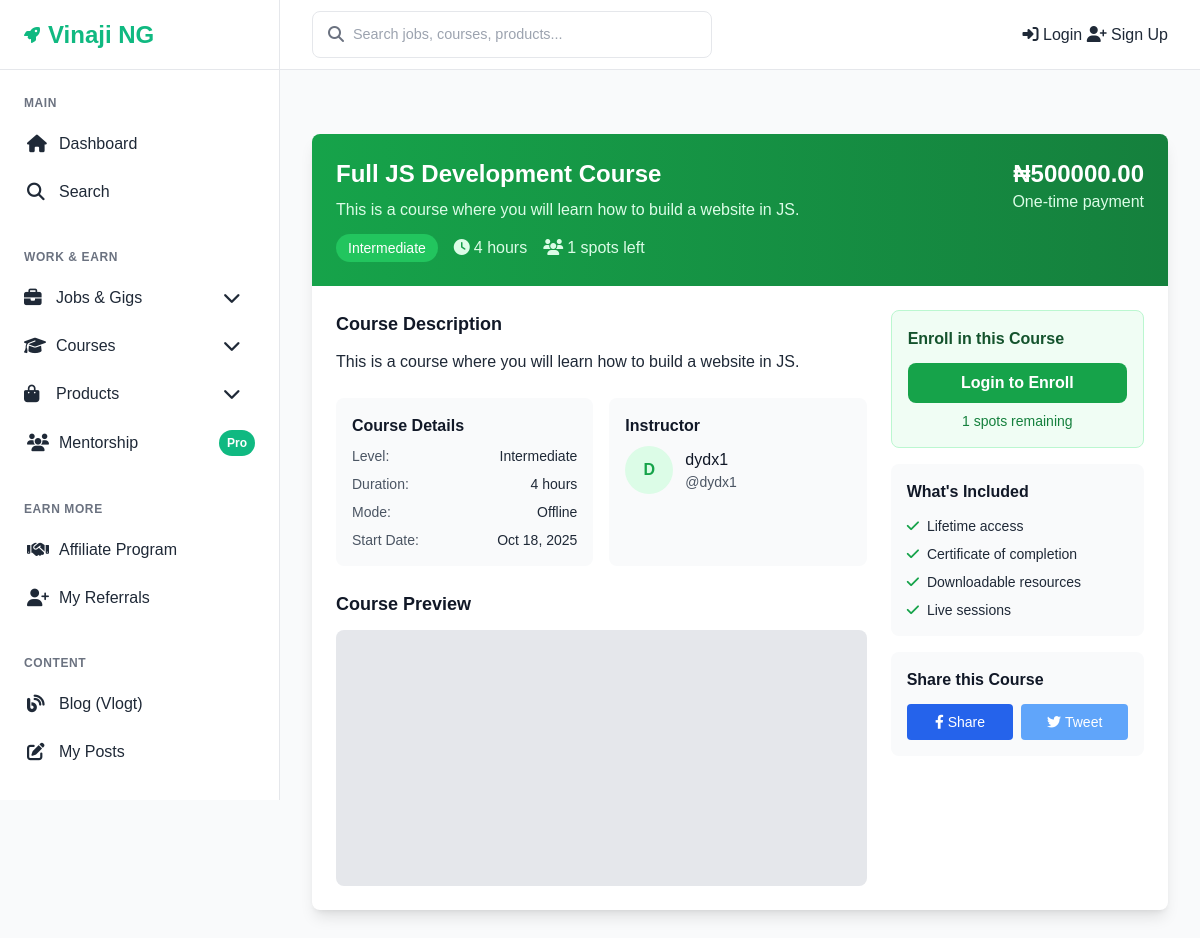
The page /courses/1/ on the database its author committed.
### courses/models.py (models this page shows, shortened)
class Course(models.Model):
    LEVELS = [
        ('beginner', 'Beginner'),
        ('intermediate', 'Intermediate'),
        ('advanced', 'Advanced'),
    ]
    MODES = [
        ('online', 'Online'),
        ('offline', 'Offline'),
        ('hybrid', 'Hybrid'),
    ]
    STATUS_CHOICES = [
        ('draft', 'Draft'),
        ('pending', 'Pending Approval'),
        ('approved', 'Approved'),
        ('rejected', 'Rejected'),
    ]
    title = models.CharField(max_length=200)
    description = models.TextField()
    category = models.ForeignKey(CourseCategory, on_delete=models.CASCADE, related_name='courses')
    level = models.CharField(max_length=20, choices=LEVELS, default='beginner')
    instructor = models.ForeignKey(settings.AUTH_USER_MODEL, on_delete=models.CASCADE, related_name='courses_taught')
    duration = models.PositiveIntegerField(help_text="Duration in hours")
    mode = models.CharField(max_length=20, choices=MODES, default='online')
    start_date = models.DateTimeField()
    is_self_paced = models.BooleanField(default=False)
    price = models.DecimalField(max_digits=10, decimal_places=2, default=0)
    spots_total = models.PositiveIntegerField(default=1)
    spots_left = models.PositiveIntegerField(default=1)
    preview_video = models.URLField(blank=True)
    thumbnail = models.ImageField(upload_to='course_thumbnails/', blank=True, null=True)
    status = models.CharField(max_length=20, choices=STATUS_CHOICES, default='draft')
    rejection_reason = models.TextField(blank=True)
    created_at = models.DateTimeField(auto_now_add=True)
    updated_at = models.DateTimeField(auto_now=True)
    category = models.ForeignKey(
        Category,
        on_delete=models.CASCADE,
        related_name='courses',
        limit_choices_to={'category_type': 'course'}  # only show "course" categories
    )
    class Meta:
        ordering = ['-created_at']
    @property
    def instructor_bio(self):
        return self.instructor.profile.bio
    def is_available(self):
        return (self.status == 'approved' and
                self.spots_left > 0 and
                (self.is_self_paced or self.start_date > timezone.now()))

### accounts/models.py (models this page shows, shortened)
class User(AbstractUser):
    SUBSCRIPTION_CHOICES = [
        ('starter', 'Starter'),
        ('pro', 'Pro'),
        ('mentorship', 'Mentorship'),
    ]
    subscription_level = models.CharField(
        max_length=20,
        choices=SUBSCRIPTION_CHOICES,
        default='starter'
    )
    referral_code = models.CharField(max_length=20, unique=True, blank=True)
    is_verified = models.BooleanField(default=False)
    date_updated = models.DateTimeField(auto_now=True)
    groups = models.ManyToManyField(
        Group,
        related_name="custom_user_groups",  # use "+" if you don’t need reverse access
        blank=True
    )
    user_permissions = models.ManyToManyField(
        Permission,
        related_name="custom_user_permissions",  # use "+" if you don’t need reverse access
        blank=True
    )
    def get_display_name(self):
        if self.first_name and self.last_name:
            return f"{self.first_name} {self.last_name}"
        return self.username

### courses/views.py (the view)
# urls.py: path('<int:pk>/', views.CourseDetailView.as_view(), name='course_detail'),
class CourseDetailView(DetailView):
    model = Course
    template_name = 'courses/detail.html'
    context_object_name = 'course'

### site_core/context_processors.py (called while the page is built)
def site_settings(request):
    return {
        'site_settings': SiteSetting.get_solo()
    }

### site_core/models.py (called while the page is built)
    @classmethod
    def get_solo(cls):
        obj, created = cls.objects.get_or_create(pk=1)
        return obj

### templates/courses/detail.html (shortened to what this page needs)
{% extends 'base.html' %}
{% block content %}
<div class="max-w-4xl mx-auto">
    <div class="bg-white rounded-lg shadow-lg overflow-hidden">
        <div class="bg-gradient-to-r from-green-600 to-green-700 p-6 text-white">
            <div class="flex justify-between items-start">
                <div class="flex-1">
                    <h1 class="text-2xl font-bold">{{ course.title }}</h1>
                    <p class="text-green-100 mt-2">{{ course.description|truncatewords:30 }}</p>
                    <div class="flex items-center space-x-4 mt-3">
                        <span class="bg-green-500 px-3 py-1 rounded-full text-sm">
                            {{ course.get_level_display }}
                        </span>
                        <span class="text-green-100">
                            <i class="fas fa-clock mr-1"></i>{{ course.duration }} hours
                        </span>
                        <span class="text-green-100">
                            <i class="fas fa-users mr-1"></i>{{ course.spots_left }} spots left
                        </span>
                    </div>
                </div>
                <div class="text-right">
                    <p class="text-2xl font-bold">₦{{ course.price }}</p>
                    <p class="text-green-100">One-time payment</p>
                </div>
            </div>
        </div>
        <div class="p-6">
            <div class="grid grid-cols-1 lg:grid-cols-3 gap-6">
                <div class="lg:col-span-2 space-y-6">
                    <div>
                        <h2 class="text-lg font-semibold text-gray-900 mb-3">Course Description</h2>
                        <div class="prose max-w-none">
                            {{ course.description|linebreaks }}
                        </div>
                    </div>
                    <div class="grid grid-cols-2 gap-4">
                        <div class="bg-gray-50 rounded-lg p-4">
                            <h3 class="font-semibold text-gray-900 mb-2">Course Details</h3>
                            <div class="space-y-2 text-sm">
                                <div class="flex justify-between">
                                    <span class="text-gray-600">Level:</span>
                                    <span class="font-medium">{{ course.get_level_display }}</span>
                                </div>
                                <div class="flex justify-between">
                                    <span class="text-gray-600">Duration:</span>
                                    <span class="font-medium">{{ course.duration }} hours</span>
                                </div>
                                <div class="flex justify-between">
                                    <span class="text-gray-600">Mode:</span>
                                    <span class="font-medium">{{ course.get_mode_display }}</span>
                                </div>
                                {% if not course.is_self_paced %}
                                <div class="flex justify-between">
                                    <span class="text-gray-600">Start Date:</span>
                                    <span class="font-medium">{{ course.start_date|date:"M d, Y" }}</span>
                                </div>
                                {% endif %}
                            </div>
                        </div>
                        <div class="bg-gray-50 rounded-lg p-4">
                            <h3 class="font-semibold text-gray-900 mb-2">Instructor</h3>
                            <div class="flex items-center space-x-3">
                                <div class="w-12 h-12 bg-green-100 rounded-full flex items-center justify-center">
                                    <span class="font-semibold text-green-600">{{ course.instructor.username|first|upper }}</span>
                                </div>
                                <div>
                                    <p class="font-medium text-gray-900">{{ course.instructor.get_display_name }}</p>
                                    <p class="text-sm text-gray-600">@{{ course.instructor.username }}</p>
                                </div>
                            </div>
                        </div>
                    </div>
                    {% if course.preview_video %}
                    <div>
                        <h2 class="text-lg font-semibold text-gray-900 mb-3">Course Preview</h2>
                        <div class="aspect-w-16 aspect-h-9 bg-gray-200 rounded-lg">
                            <iframe src="{{ course.preview_video }}" class="w-full h-64 rounded-lg"
                                    frameborder="0" allowfullscreen></iframe>
                        </div>
                    </div>
                    {% endif %}
                </div>
                <div class="space-y-4">
                    <div class="bg-green-50 border border-green-200 rounded-lg p-4">
                        <h3 class="font-semibold text-green-900 mb-3">Enroll in this Course</h3>
                        {% if course.is_available %}
                            {% if user.is_authenticated %}
                                <form method="post" action="{% url 'course_detail' course.pk %}">
                                    {% csrf_token %}
                                    <button type="submit" class="w-full bg-green-600 text-white py-2 rounded-lg hover:bg-green-700 transition-colors font-semibold">
                                        Enroll Now - ₦{{ course.price }}
                                    </button>
                                </form>
                            {% else %}
                                <a href="{% url 'login' %}?next={% url 'course_detail' course.pk %}"
                                   class="w-full bg-green-600 text-white py-2 rounded-lg hover:bg-green-700 transition-colors font-semibold block text-center">
                                    Login to Enroll
                                </a>
                            {% endif %}
                            <p class="text-green-700 text-sm mt-2 text-center">
                                {{ course.spots_left }} spots remaining
                            </p>
                        {% else %}
                            <button class="w-full bg-gray-400 text-white py-2 rounded-lg cursor-not-allowed font-semibold" disabled>
                                Course Full
                            </button>
                        {% endif %}
                    </div>
                    <div class="bg-gray-50 rounded-lg p-4">
                        <h3 class="font-semibold text-gray-900 mb-3">What's Included</h3>
                        <ul class="space-y-2 text-sm">
                            <li class="flex items-center">
                                <i class="fas fa-check text-green-600 mr-2"></i>
                                <span>Lifetime access</span>
                            </li>
                            <li class="flex items-center">
                                <i class="fas fa-check text-green-600 mr-2"></i>
                                <span>Certificate of completion</span>
                            </li>
                            <li class="flex items-center">
                                <i class="fas fa-check text-green-600 mr-2"></i>
                                <span>Downloadable resources</span>
                            </li>
                            {% if not course.is_self_paced %}
                            <li class="flex items-center">
                                <i class="fas fa-check text-green-600 mr-2"></i>
                                <span>Live sessions</span>
                            </li>
                            {% endif %}
                        </ul>
                    </div>
                    <div class="bg-gray-50 rounded-lg p-4">
                        <h3 class="font-semibold text-gray-900 mb-3">Share this Course</h3>
                        <div class="flex space-x-2">
                            <button class="flex-1 bg-blue-600 text-white py-2 rounded text-sm hover:bg-blue-700">
                                <i class="fab fa-facebook-f mr-1"></i>Share
                            </button>
                            <button class="flex-1 bg-blue-400 text-white py-2 rounded text-sm hover:bg-blue-500">
                                <i class="fab fa-twitter mr-1"></i>Tweet
                            </button>
                        </div>
                    </div>
                </div>
            </div>
        </div>
    </div>
</div>
{% endblock %}

### templates/base.html (style rules this page uses)
:root { --primary-color: #10b981; --primary-dark: #059669; --primary-light: #34d399; --secondary-color: #1f2937; --accent-color: #f59e0b; --text-dark: #1f2937; --text-light: #6b7280; --bg-light: #f9fafb; --bg-white: #ffffff; --border-color: #e5e7eb; --success-color: #10b981; --warning-color: #f59e0b; --error-color: #ef4444; --shadow: 0 1px 3px 0 rgba(0, 0, 0, 0.1), 0 1px 2px 0 rgba(0, 0, 0, 0.06); --shadow-lg: 0 10px 15px -3px rgba(0, 0, 0, 0.1), 0 4px 6px -2px rgba(0, 0, 0, 0.05); --sidebar-width: 280px; --header-height: 70px; }
* { margin: 0; padding: 0; box-sizing: border-box; }
body { font-family: 'Inter', sans-serif; line-height: 1.6; color: var(--text-dark); background-color: var(--bg-light); display: flex; min-height: 100vh; }
.text-center { text-align: center; }
.flex { display: flex; }
.items-center { align-items: center; }
.justify-between { justify-content: space-between; }
.w-full { width: 100%; }
.p-4 { padding: 1rem; }

### rows shown on the page
Course: title "Full JS Development Course", description "This is a course where you will learn how to build a website in JS.", level "Intermediate", duration "4", spots_left "1", price "500000.00", mode "Offline", start_date "Oct 18, 2025", instructor.username|first "D", instructor.get_display_name "dydx1", instructor.username "dydx1"
